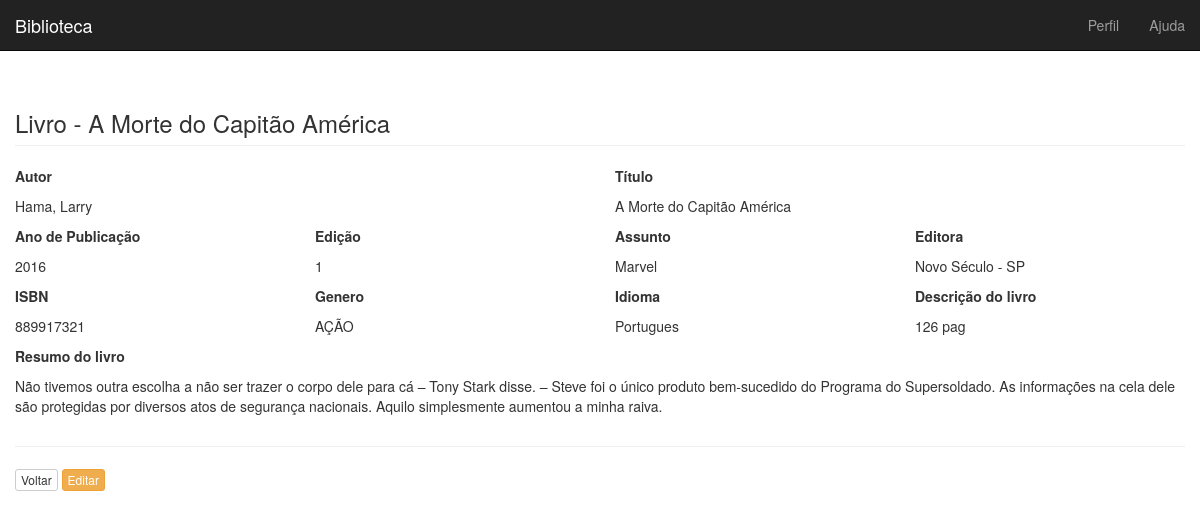
Page /visualizar.php?id=19 on the committed database.
### tables this page shows
CREATE TABLE IF NOT EXISTS `biblioteca` (
`id` int(11) NOT NULL,
  `autor` varchar(50) NOT NULL,
  `titulo` varchar(300) NOT NULL,
  `ano` year(4) NOT NULL,
  `editora` varchar(50) NOT NULL,
  `edicao` varchar(10) NOT NULL,
  `assunto` varchar(500) NOT NULL,
  `isbn` int(11) NOT NULL,
  `genero` varchar(50) NOT NULL,
  `idioma` varchar(50) NOT NULL,
  `resumo` text NOT NULL,
  `descricao` varchar(150) NOT NULL
);

### visualizar.php (the view, shortened to what this page needs)
<?php
$id = null;
if (!empty($_GET['id'])) {
    $id = $_REQUEST['id'];
}
if (null == $id) {
    header("Location: index.php");
} else {
    $conectar = Conexao::conectar();
    $conectar->setAttribute(PDO::ATTR_ERRMODE, PDO::ERRMODE_EXCEPTION);
    $sql = "SELECT * FROM biblioteca where id = ?";
    $q = $conectar->prepare($sql);
    $q->execute(array($id));
    $campo = $q->fetch(PDO::FETCH_ASSOC);
}
?>
<!DOCTYPE html>
<html lang="pt-br">
    <head>
        <link href="css/bootstrap.min.css" rel="stylesheet">
        <link href="css/style.css" rel="stylesheet">
    </head>
    <body>
        <nav class="navbar navbar-inverse navbar-fixed-top">
            <div class="container-fluid">
                <div class="navbar-header">
                    <a class="navbar-brand" href="#">Biblioteca</a>
                </div>
                <div id="navbar" class="navbar-collapse collapse">
                    <ul class="nav navbar-nav navbar-right">
                        <li><a href="#">Perfil</a></li>
                        <li><a href="#">Ajuda</a></li>
                    </ul>
                </div>
            </div>
        </nav>
        <div id="main" class="container-fluid">
            <h3 class="page-header">Livro - <?php echo $campo['titulo'] ?></h3>
            <?php echo "<div class='row'>
                <div class='col-md-6'>
                    <p><strong>Autor</strong></p>
                    <p>" . $campo['autor'] . "</p>
                </div>
                <div class='col-md-6'>
                    <p><strong>Título</strong></p>
                    <p>" . $campo['titulo'] . "</p>
                </div>
            </div>
            <div class='row'>
                <div class='col-md-3'>
                    <p><strong>Ano de Publicação</strong></p>
                    <p>" . $campo['ano'] . "</p>
                </div>
                <div class='col-md-3'>
                    <p><strong>Edição</strong></p>
                    <p>" . $campo['edicao'] . "</p>
                </div>
                <div class='col-md-3'>
                    <p><strong>Assunto</strong></p>
                    <p>" . $campo['assunto'] . "</p>
                </div>
                <div class='col-md-3'>
                    <p><strong>Editora</strong></p>
                    <p>" . $campo['editora'] . "</p>
                </div>
            </div>
            <div class='row'>
                <div class='col-md-3'>
                    <p><strong>ISBN</strong></p>
                    <p>" . $campo['isbn'] . "</p>
                </div>
                <div class='col-md-3'>
                    <p><strong>Genero</strong></p>
                    <p>" . $campo['genero'] . "</p>
                </div>
                <div class='col-md-3'>
                    <p><strong>Idioma</strong></p>
                    <p>" . $campo['idioma'] . "</p>
                </div>
                <div class='col-md-3'>
                    <p><strong>Descrição do livro</strong></p>
                    <p>" . $campo['descricao'] . "</p>
                </div>
            </div>
            <div  class='row'>
            <div class='col-md-12'>
                <p><strong>Resumo do livro</strong></p>
                <p>" . $campo['resumo'] . "</p>
            </div>
        </div>" ?>
            <hr />
            <div id="actions" class="row">
                <div class="col-md-12">
                    <?php
                    echo '<a class="btn btn-default btn-xs" href="index.php">Voltar</a>';
                    echo '<a class="btn btn-warning btn-xs" href="atualizar.php?id=' . $campo['id'] . '">Editar</a>';
                    ?>
                </div>
            </div>
    </body>
</html>

### css/style.css (style rules this page uses)
#main { margin-top: 50px; }

### rows in the picture
biblioteca: titulo "A Morte do Capitão América", autor "Hama, Larry", ano "2016", edicao "1", assunto "Marvel", editora "Novo Século - SP", isbn "889917321", genero "AÇÃO", idioma "Portugues", descricao "126 pag", resumo "Não tivemos outra escolha a não ser trazer o corpo dele para cá – Tony Stark disse. – Steve foi o único produto bem-sucedido do Programa do Supersoldado. As informações na cela dele são protegidas por diversos atos de segurança nacionais. Aquilo simplesmente aumentou a minha raiva."
